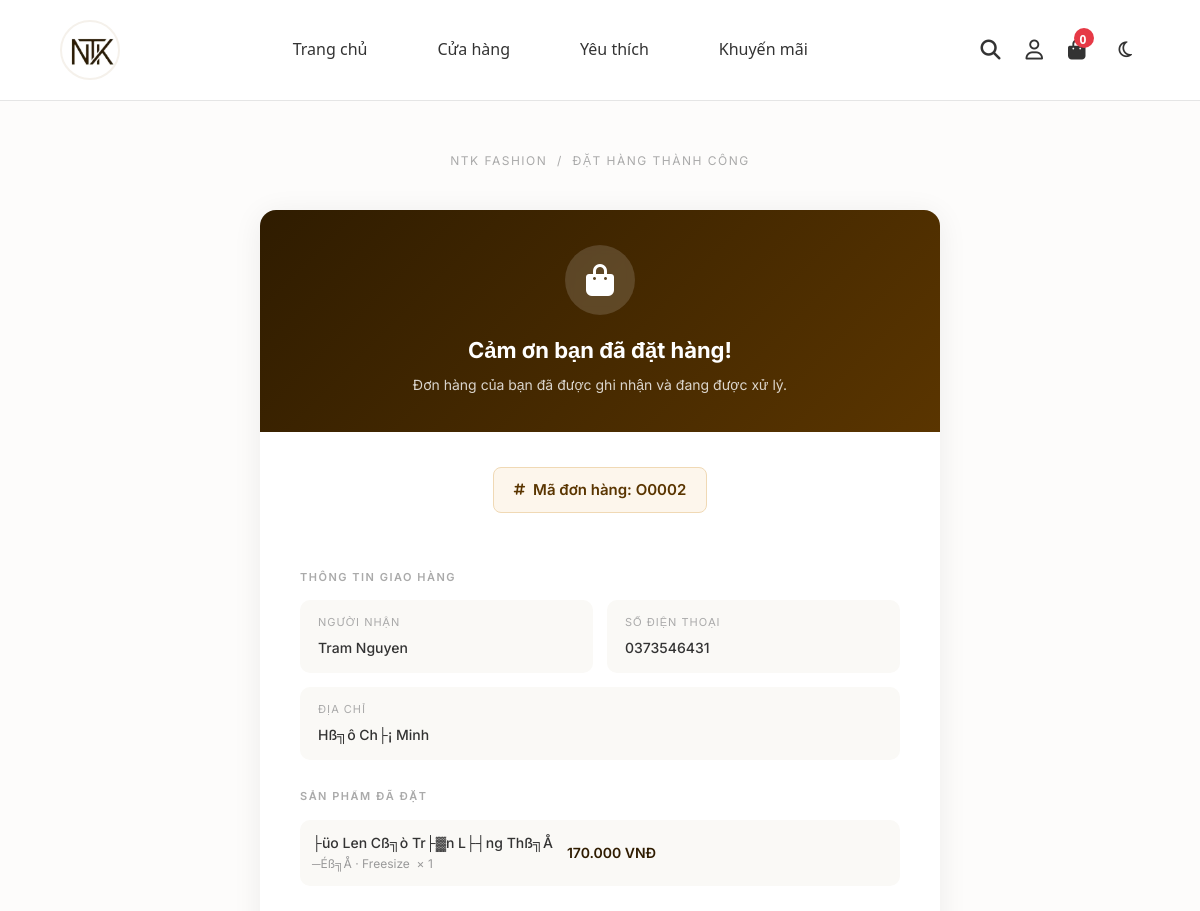
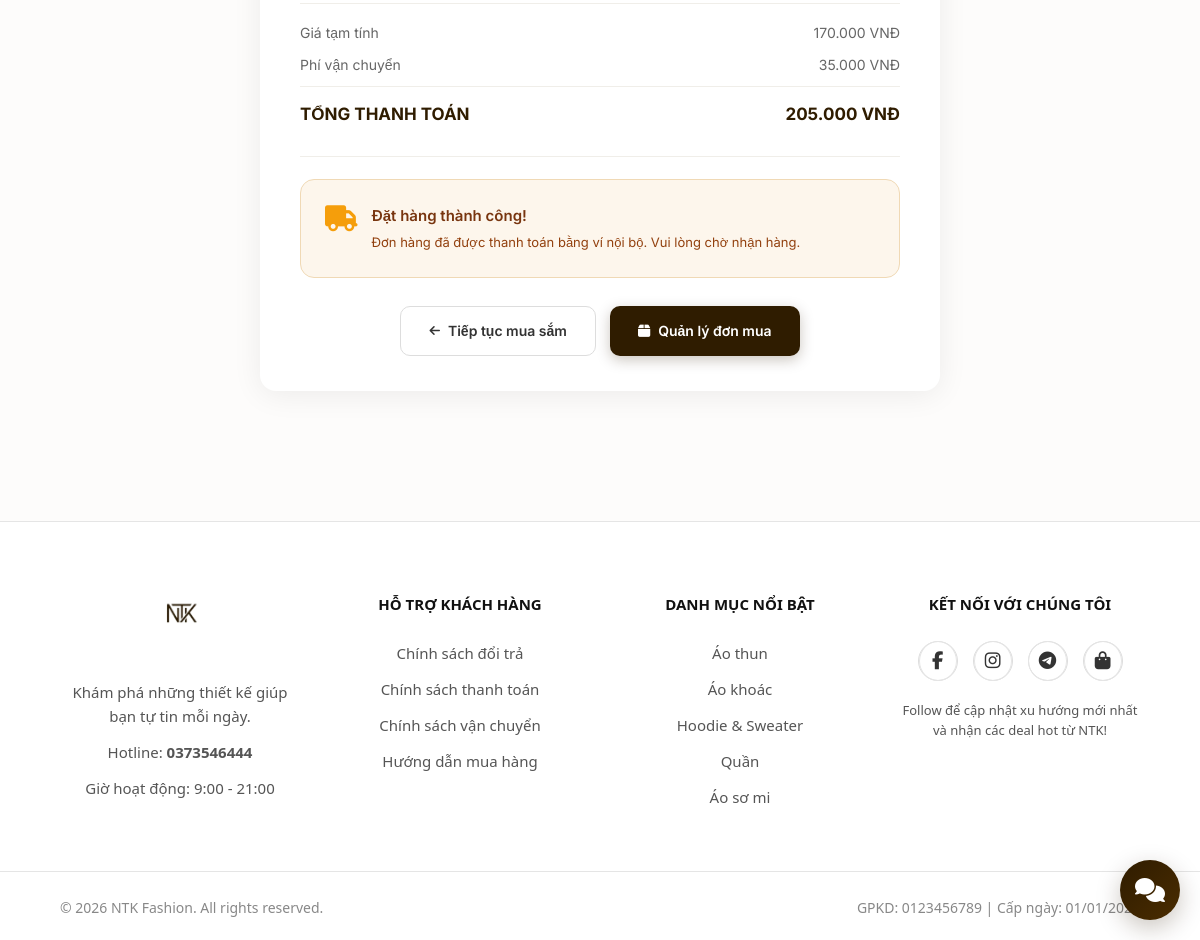
Page /order_success.php?id=O0002 on the committed database (2 pictures, top to bottom).
### tables this page shows
CREATE TABLE `orders` (
  `order_id` char(5) NOT NULL,
  `payos_order_code` bigint(20) DEFAULT NULL,
  `payos_qr_code` text DEFAULT NULL,
  `user_id` char(5) DEFAULT NULL,
  `order_date` datetime DEFAULT current_timestamp(),
  `fullname` varchar(100) DEFAULT NULL,
  `phone` varchar(10) DEFAULT NULL,
  `address` varchar(500) DEFAULT NULL,
  `total_price` decimal(15,2) DEFAULT NULL,
  `shipping_fee` decimal(15,2) DEFAULT NULL,
  `shipping_method_id` char(5) DEFAULT NULL,
  `discount_value` decimal(15,2) DEFAULT NULL,
  `order_status` int(11) DEFAULT NULL,
  `final_price` decimal(15,2) DEFAULT NULL,
  `payment_status` int(11) DEFAULT 0,
  `payment_method` int(11) DEFAULT NULL,
  `coupon_id` char(5) DEFAULT NULL,
  `tracking_number` varchar(50) DEFAULT NULL,
  `wallet_used_amount` decimal(15,2) DEFAULT 0.00,
  `note` varchar(500) DEFAULT NULL,
  `payos_checkout_url` varchar(1000) DEFAULT NULL,
  `cancel_reason` varchar(500) DEFAULT NULL,
  `cancel_requested_at` datetime DEFAULT NULL,
  `return_reason` varchar(500) DEFAULT NULL,
  `return_image` varchar(500) DEFAULT NULL,
  `return_requested_at` datetime DEFAULT NULL,
  `delivery_failed_at` datetime DEFAULT NULL,
  `admin_note` varchar(500) DEFAULT NULL,
  `freeship_coupon_id` char(5) DEFAULT NULL,
  `freeship_discount_value` decimal(15,2) DEFAULT 0.00,
  PRIMARY KEY (`order_id`),
  KEY `fk_order_user` (`user_id`),
  KEY `fk_order_coupon` (`coupon_id`),
  KEY `fk_order_ship` (`shipping_method_id`),
  CONSTRAINT `fk_order_coupon` FOREIGN KEY (`coupon_id`) REFERENCES `coupons` (`coupon_id`),
  CONSTRAINT `fk_order_ship` FOREIGN KEY (`shipping_method_id`) REFERENCES `shipping_methods` (`shipping_method_id`),
  CONSTRAINT `fk_order_user` FOREIGN KEY (`user_id`) REFERENCES `users` (`user_id`)
);

CREATE TABLE `order_details` (
  `detail_id` char(5) NOT NULL,
  `order_id` char(5) DEFAULT NULL,
  `variant_id` char(5) DEFAULT NULL,
  `quantity` int(11) DEFAULT NULL,
  `price` decimal(15,2) DEFAULT NULL,
  `feedback` varchar(500) DEFAULT NULL,
  `is_reviewed` int(11) DEFAULT 0,
  `product_name` varchar(200) DEFAULT NULL,
  `unit_price` decimal(15,2) DEFAULT NULL,
  PRIMARY KEY (`detail_id`),
  KEY `fk_detail_order` (`order_id`),
  KEY `fk_detail_variant` (`variant_id`),
  CONSTRAINT `fk_detail_order` FOREIGN KEY (`order_id`) REFERENCES `orders` (`order_id`),
  CONSTRAINT `fk_detail_variant` FOREIGN KEY (`variant_id`) REFERENCES `product_variants` (`variant_id`)
);

### src/order_success.php (the view, shortened to what this page needs)
<?php
require_once 'config/database.php';
$order_id = $_GET['order_id'] ?? $_GET['id'] ?? '';
$stmt = $conn->prepare("SELECT * FROM orders WHERE order_id = :oid");
$stmt->execute(['oid' => $order_id]);
$order = $stmt->fetch(PDO::FETCH_ASSOC);
$stmt_items = $conn->prepare("
        SELECT od.order_id, od.variant_id, od.product_name, od.quantity, od.price,
            v.color, v.size, v.product_id FROM order_details od
    LEFT JOIN product_variants v ON od.variant_id = v.variant_id
    WHERE od.order_id = :oid
");
    $stmt_items->execute(['oid' => $order_id]);
    $order_items = $stmt_items->fetchAll(PDO::FETCH_ASSOC);
    $is_online  = ($order['payment_method'] == 2);
$is_paid    = ($order['payment_status'] == 1);
$has_qr     = (!empty($order['payos_qr_code']));
$checkout_url = $order['payos_checkout_url'] ?? '';
include 'includes/header.php';
?>
<div class="success-page">
    <div class="success-breadcrumb">NTK Fashion &nbsp;/&nbsp; Đặt hàng thành công</div>
    <div class="success-card">
        <div class="success-card-header">
            <div class="icon-wrap">
                <i class="fa-solid fa-bag-shopping"></i>
            </div>
            <h1>Cảm ơn bạn đã đặt hàng!</h1>
            <p>Đơn hàng của bạn đã được ghi nhận và đang được xử lý.</p>
        </div>
        <div class="success-card-body">
            <div style="text-align:center; margin-bottom: 28px;">
                <div class="order-badge">
                    <i class="fa-solid fa-hashtag" style="font-size:13px;"></i>
                    Mã đơn hàng: <?= htmlspecialchars($order_id) ?>
                </div>
            </div>
            <div class="section-label">Thông tin giao hàng</div>
            <div class="info-grid">
                <div class="info-item">
                    <div class="label">Người nhận</div>
                    <div class="value"><?= htmlspecialchars($order['fullname'] ?? '') ?></div>
                </div>
                <div class="info-item">
                    <div class="label">Số điện thoại</div>
                    <div class="value"><?= htmlspecialchars($order['phone'] ?? '') ?></div>
                </div>
                <div class="info-item" style="grid-column: 1 / -1;">
                    <div class="label">Địa chỉ</div>
                    <div class="value"><?= htmlspecialchars($order['address'] ?? '') ?></div>
                </div>
            </div>
            <?php if (!empty($order_items)): ?>
            <div class="section-label">Sản phẩm đã đặt</div>
            <div class="product-list">
                <?php foreach ($order_items as $item): ?>
                <div class="product-row">
                    <div>
                        <div class="prod-name"><?= htmlspecialchars($item['product_name'] ?? '') ?></div>
                        <div class="prod-variant">
                            <?php
                                $variant_info = [];
                                if (!empty($item['color'])) $variant_info[] = $item['color'];
                                if (!empty($item['size']))  $variant_info[] = $item['size'];
                                echo htmlspecialchars(implode(' · ', $variant_info));
                            ?>
                            &nbsp;&times; <?= intval($item['quantity']) ?>
                        </div>
                    </div>
                    <div style="display:flex; flex-direction:column; align-items:flex-end; gap:8px;">
                        <div class="prod-price">
                            <?= number_format($item['price'] * $item['quantity'], 0, ',', '.') ?> VNĐ
                        </div>
                    </div>
                </div>
                <?php endforeach; ?>
            </div>
            <?php endif; ?>
            <div class="price-breakdown">
                <div class="price-row">
                    <span>Giá tạm tính</span>
                    <span><?= number_format($order['total_price'] - $order['shipping_fee'], 0, ',', '.') ?> VNĐ</span>
                </div>
                <div class="price-row">
                    <span>Phí vận chuyển</span>
                    <span><?= number_format($order['shipping_fee'], 0, ',', '.') ?> VNĐ</span>
                </div>
                <div class="price-row total">
                    <span>TỔNG THANH TOÁN</span>
                    <span><?= number_format($order['final_price'], 0, ',', '.') ?> VNĐ</span>
                </div>
            </div>
            <hr class="divider">
            <?php if ($is_online && !$is_paid && $has_qr): ?>
                <div class="qr-box" id="qr-section">
                    <h3><i class="fa-solid fa-qrcode" style="margin-right:6px;"></i>Quét mã QR để thanh toán</h3>
                    <p>Mở ứng dụng ngân hàng và quét mã QR bên dưới.<br>
                       Hệ thống sẽ tự động cập nhật sau khi nhận được tiền.</p>
                    <?php
                        $qr_data = $order['payos_qr_code'];
                    ?>
                    <img class="qr-image"
                         src="https://api.qrserver.com/v1/create-qr-code/?size=400x400&margin=15&data=<?= urlencode($qr_data) ?>"
                         alt="PayOS QR Code">
                    <div class="qr-amount"><?= number_format($order['final_price'], 0, ',', '.') ?> VNĐ</div>
                    <div>
                        <div class="qr-status-badge" id="status-badge">
                            <i class="fa-solid fa-circle-notch fa-spin"></i>
                            Đang chờ thanh toán...
                        </div>
                    </div>
                    <?php if (!empty($checkout_url)): ?>
                    <div>
                        <a href="<?= htmlspecialchars($checkout_url) ?>" target="_blank" class="open-payos-btn">
                            <i class="fa-solid fa-arrow-up-right-from-square"></i>
                            Mở trang thanh toán PayOS
                        </a>
                    </div>
                    <?php endif; ?>
                </div>
                <script>
                const orderId = <?= json_encode($order_id) ?>;
                // 1. Hook vào SSE chung từ header.php
                window.handleOrderUpdate = function(updates) {
                    updates.forEach(update => {
                        if (update.order_id == orderId && update.payment_status == 1) {
                            // Xử lý giao diện khi thanh toán thành công
                            document.getElementById('success-overlay').classList.add('show');
                            const badge = document.getElementById('status-badge');
                            if(badge) {
                                badge.className = 'status-badge status-paid';
                                badge.innerHTML = '<i class="fa-solid fa-circle-check"></i> Đã thanh toán';
                            }
                            const qrBox = document.querySelector('.qr-box');
                            if(qrBox) qrBox.style.display = 'none';
                            setTimeout(() => window.location.reload(), 3000);
                        }
                    });
                };
                // 2. Fallback polling (giữ lại phòng khi trình duyệt không hỗ trợ SSE)
                let pollCount = 0;
                const maxPolls = 120; // Poll tối đa 6 phút (120 x 3s)
                const intervalId = setInterval(function() {
                    pollCount++;
                    if (pollCount > maxPolls) {
                        clearInterval(intervalId);
                        return;
                    }
                    fetch('api/check_payment_status.php?id=' + orderId)
                        .then(res => res.json())
                        .then(data => {
                            if (data.success && data.paid) {
                                clearInterval(intervalId);
                                // Hiện overlay thành công
                                document.getElementById('success-overlay').classList.add('show');
                                // Cập nhật badge
                                const badge = document.getElementById('status-badge');
                                badge.className = 'qr-status-badge paid';
                                badge.innerHTML = '<i class="fa-solid fa-circle-check"></i> Đã thanh toán!';
                            }
                        })
                        .catch(e => console.error('Poll error:', e));
                }, 3000);
                </script>
            <?php else: ?>
                <div class="cod-box">
                    <i class="fa-solid fa-truck"></i>
                    <div>
                        <h4>Đặt hàng thành công!</h4>
                        <p>
                            <?php if ($order['payment_method'] == 1): ?>
                                Bạn sẽ thanh toán khi nhận hàng (COD). Đơn hàng sẽ được giao trong 3–5 ngày làm việc.
                            <?php else: ?>
                                Đơn hàng đã được thanh toán bằng ví nội bộ. Vui lòng chờ nhận hàng.
                            <?php endif; ?>
                        </p>
                    </div>
                </div>
            <?php endif; ?>
            <div class="cta-buttons">
                <a href="index.php" class="cta-btn secondary">
                    <i class="fa-solid fa-arrow-left" style="font-size:12px;"></i>
                    Tiếp tục mua sắm
                </a>
                <a href="views/user/dashboard.php?view=donmua" class="cta-btn primary">
                    <i class="fa-solid fa-box"></i>
                    Quản lý đơn mua
                </a>
            </div>
        </div>
    </div>
</div>
<?php include 'includes/footer.php'; ?>

### src/assets/css/style.css (style rules this page uses)
:root { --primary-color: #2f1c00; --bg-color: #ffffff; --beige-color: #f5f1eb; --border-color: #e5e5e5; --text-color: #111111; --font-main: 'Helvetica Neue', Arial, sans-serif; }
* { margin: 0; padding: 0; box-sizing: border-box; }
body { font-family: var(--font-main); color: var(--text-color); background-color: var(--bg-color); line-height: 1.6; }
a { text-decoration: none; color: inherit; transition: color 0.3s ease; }
body { margin: 0; font-family: 'Segoe UI', Arial, sans-serif; background: #fdfcfb; color: #333; }

### src/order_success.php (style rules this page uses)
.success-page { max-width: 720px; margin: 50px auto; padding: 0 20px 80px; font-family: 'Inter', sans-serif; }
.success-breadcrumb { text-align: center; font-size: 12px; color: #aaa; letter-spacing: 1.5px; text-transform: uppercase; margin-bottom: 40px; }
.success-card { background: #fff; border-radius: 16px; box-shadow: 0 4px 30px rgba(0,0,0,0.07); overflow: hidden; }
.success-card-header { background: linear-gradient(135deg, #2f1c00 0%, #5a3500 100%); padding: 35px 40px; text-align: center; color: #fff; }
.success-card-header .icon-wrap { width: 70px; height: 70px; background: rgba(255,255,255,0.15); border-radius: 50%; display: flex; align-items: center; justify-content: center; margin: 0 auto 18px; backdrop-filter: blur(4px); }
.success-card-header .icon-wrap i { font-size: 32px; }
.success-card-header h1 { font-size: 22px; font-weight: 700; margin-bottom: 6px; }
.success-card-header p { font-size: 14px; opacity: 0.8; }
.success-card-body { padding: 35px 40px; }
.order-badge { display: inline-flex; align-items: center; gap: 8px; background: #fdf6ec; border: 1px solid #f0d9b5; border-radius: 8px; padding: 10px 20px; font-size: 15px; color: #5a3500; font-weight: 600; margin-bottom: 28px; }
.section-label { font-size: 11px; font-weight: 600; letter-spacing: 1.5px; text-transform: uppercase; color: #aaa; margin-bottom: 14px; }
.info-grid { display: grid; grid-template-columns: 1fr 1fr; gap: 14px; margin-bottom: 28px; }
.info-item { background: #faf9f6; border-radius: 10px; padding: 14px 18px; }
.info-item .label { font-size: 11px; color: #aaa; text-transform: uppercase; letter-spacing: 1px; margin-bottom: 5px; }
.info-item .value { font-size: 14px; color: #333; font-weight: 500; }
.product-list { display: flex; flex-direction: column; gap: 12px; margin-bottom: 28px; }
.product-row { display: flex; align-items: center; gap: 14px; padding: 12px; background: #faf9f6; border-radius: 10px; }
.product-row .prod-name { flex: 1; font-size: 14px; font-weight: 500; color: #333; }
.product-row .prod-variant { font-size: 12px; color: #999; }
.product-row .prod-price { font-size: 14px; font-weight: 600; color: #2f1c00; }
.price-breakdown { border-top: 1px solid #f0eee9; padding-top: 18px; margin-bottom: 28px; }
.price-row { display: flex; justify-content: space-between; font-size: 14px; color: #666; margin-bottom: 10px; }
.price-row.total { font-size: 17px; font-weight: 700; color: #2f1c00; border-top: 1px solid #f0eee9; padding-top: 14px; margin-top: 4px; }
.cod-box { padding: 24px; border-radius: 14px; background: #fdf6ec; margin-bottom: 28px; border: 1px solid #f0d9b5; display: flex; align-items: flex-start; gap: 14px; }
.cod-box i { font-size: 26px; color: #f59e0b; margin-top: 2px; }
.cod-box h4 { font-size: 15px; font-weight: 600; color: #78350f; margin-bottom: 5px; }
.cod-box p { font-size: 13px; color: #92400e; line-height: 1.5; }
.cta-buttons { display: flex; gap: 14px; justify-content: center; margin-top: 8px; }
.cta-btn { padding: 13px 28px; border-radius: 10px; font-size: 14px; font-weight: 600; text-decoration: none; display: flex; align-items: center; gap: 8px; transition: 0.2s; }
.cta-btn.primary { background: #2f1c00; color: #fff; box-shadow: 0 4px 14px rgba(47,28,0,0.25); }
.cta-btn.secondary { background: #fff; color: #333; border: 1.5px solid #ddd; }
.divider { border: none; border-top: 1px solid #f0eee9; margin: 22px 0; }

### rows in the picture
orders: fullname "Tram Nguyen", phone "0373546431", address "Hß╗ô Ch├¡ Minh", $order['total_price'] - $order['shipping_fee'] "170.000", shipping_fee "35.000", final_price "205.000"
order_details: product_name "├üo Len Cß╗ò Tr├▓n L├┤ng Thß╗Å", variant_info "─Éß╗Å · Freesize", quantity "1", $item['price'] * $item['quantity'] "170.000"

### other values in the picture
$cart_count "0"
$order_id "O0002"
